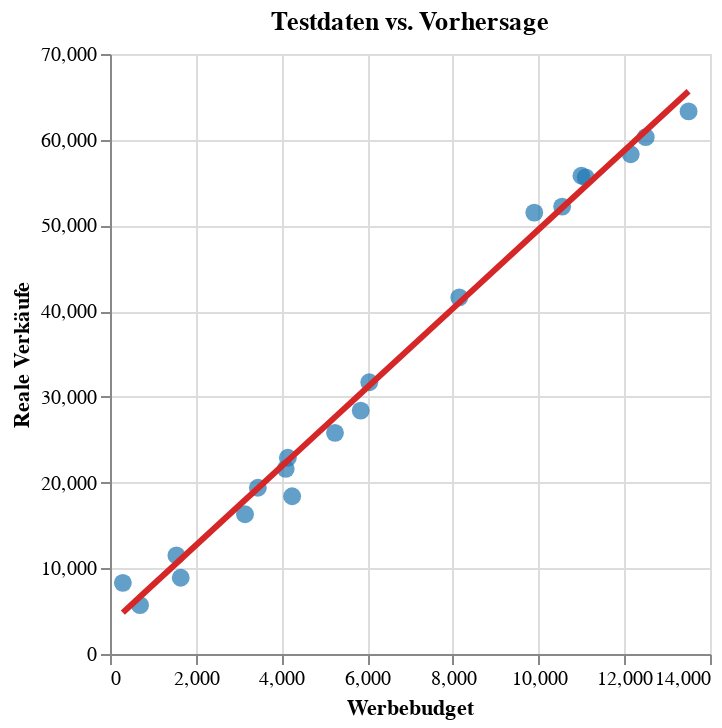

Notebook source saved alongside this figure:
### Markdown cell above
Eine Grafik macht deutlich, wie gut die Vorhersagen die Testpunkte treffen.

### Code cell
test_with_pred = test_df.assign(prediction=model.predict(X_test))
test_sorted = test_with_pred.sort_values(feature)

points = (
    alt.Chart(test_with_pred)
    .mark_circle(size=80, color="#1f77b4")
    .encode(x=alt.X("ads", title="Werbebudget"), y=alt.Y("sales", title="Reale Verkäufe"))
)
line = (
    alt.Chart(test_sorted)
    .mark_line(color="#d62728", size=3)
    .encode(x="ads", y="prediction")
)
(points + line).properties(title="Testdaten vs. Vorhersage")

### Figure 1 — Vega-Lite specification as saved in the notebook (floating-point values rounded to 4 significant figures)
{"config": {"view": {"continuousWidth": 300, "continuousHeight": 300}}, "layer": [{"data": {"name": "data-8e8192091a27fa67e3d7b97c6ffebd5e"}, "mark": {"type": "circle", "color": "#1f77b4", "size": 80}, "encoding": {"x": {"field": "ads", "title": "Werbebudget", "type": "quantitative"}, "y": {"field": "sales", "title": "Reale Verkäufe", "type": "quantitative"}}}, {"data": {"name": "data-8456554c448c500a2b89cf472b1e76e3"}, "mark": {"type": "line", "color": "#d62728", "size": 3}, "encoding": {"x": {"field": "ads", "type": "quantitative"}, "y": {"field": "prediction", "type": "quantitative"}}}], "title": "Testdaten vs. Vorhersage", "$schema": "https://vega.github.io/schema/vega-lite/v6.1.0.json", "datasets": {"data-8e8192091a27fa67e3d7b97c6ffebd5e": [{"sales": 60300, "ads": 12500, "prediction": 61040.0}, {"sales": 41600, "ads": 8150, "prediction": 41000.0}, {"sales": 51500, "ads": 9900, "prediction": 49060.0}, {"sales": 31700, "ads": 6050, "prediction": 31320.0}, {"sales": 28400, "ads": 5850, "prediction": 30400.0}, {"sales": 25800, "ads": 5250, "prediction": 27640.0}, {"sales": 19400, "ads": 3450, "prediction": 19340.0}, {"sales": 58300, "ads": 12150, "prediction": 59430.0}, {"sales": 11500, "ads": 1550, "prediction": 10590.0}, {"sales": 8300, "ads": 300, "prediction": 4832.0}, {"sales": 16300, "ads": 3150, "prediction": 17960.0}, {"sales": 21600, "ads": 4100, "prediction": 22340.0}, {"sales": 52200, "ads": 10550, "prediction": 52050.0}, {"sales": 18400, "ads": 4250, "prediction": 23030.0}, {"sales": 63300, "ads": 13500, "prediction": 65640.0}, {"sales": 5700, "ads": 700, "prediction": 6674.0}, {"sales": 55800, "ads": 11000, "prediction": 54130.0}, {"sales": 55600, "ads": 11100, "prediction": 54590.0}, {"sales": 8900, "ads": 1650, "prediction": 11050.0}, {"sales": 22900, "ads": 4150, "prediction": 22570.0}], "data-8456554c448c500a2b89cf472b1e76e3": [{"sales": 8300, "ads": 300, "prediction": 4832.0}, {"sales": 5700, "ads": 700, "prediction": 6674.0}, {"sales": 11500, "ads": 1550, "prediction": 10590.0}, {"sales": 8900, "ads": 1650, "prediction": 11050.0}, {"sales": 16300, "ads": 3150, "prediction": 17960.0}, {"sales": 19400, "ads": 3450, "prediction": 19340.0}, {"sales": 21600, "ads": 4100, "prediction": 22340.0}, {"sales": 22900, "ads": 4150, "prediction": 22570.0}, {"sales": 18400, "ads": 4250, "prediction": 23030.0}, {"sales": 25800, "ads": 5250, "prediction": 27640.0}, {"sales": 28400, "ads": 5850, "prediction": 30400.0}, {"sales": 31700, "ads": 6050, "prediction": 31320.0}, {"sales": 41600, "ads": 8150, "prediction": 41000.0}, {"sales": 51500, "ads": 9900, "prediction": 49060.0}, {"sales": 52200, "ads": 10550, "prediction": 52050.0}, {"sales": 55800, "ads": 11000, "prediction": 54130.0}, {"sales": 55600, "ads": 11100, "prediction": 54590.0}, {"sales": 58300, "ads": 12150, "prediction": 59430.0}, {"sales": 60300, "ads": 12500, "prediction": 61040.0}, {"sales": 63300, "ads": 13500, "prediction": 65640.0}]}}
